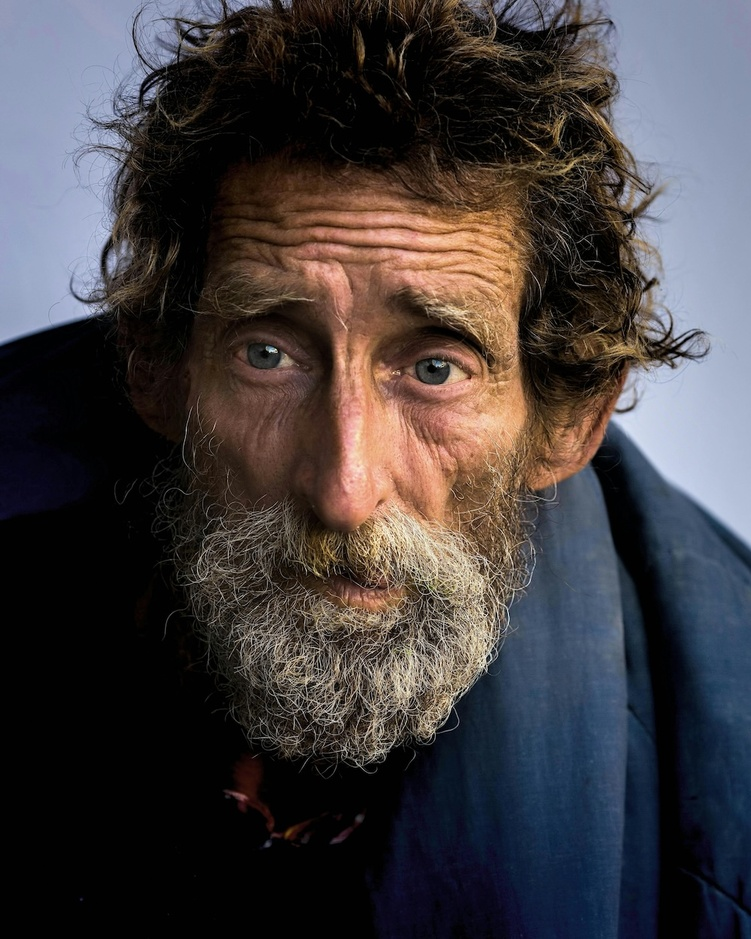
#> input picture Image Compression/Images/sample_face.jpg, 751 x 939 px, shrunk from 1000 x 1250 before the run
$ python fft_image_compression.py
#> lines starting #> are read from the running program, lines starting #| are printed output that depends on the picture; after the words box and inside, x2 and y2 are one past the last pixel; in counts of white or black regions, pixels touching at a corner belong together
import cv2
import numpy as np
import matplotlib.pyplot as plt

# Import image and convert to a gray scale image
color_img = cv2.imread("Images/sample_face.jpg")
#> color_img is the input picture: shape (939, 751, 3); mean B, G, R 63.3, 61.2, 65.7
gray_img = cv2.cvtColor(color_img, cv2.COLOR_BGR2GRAY)
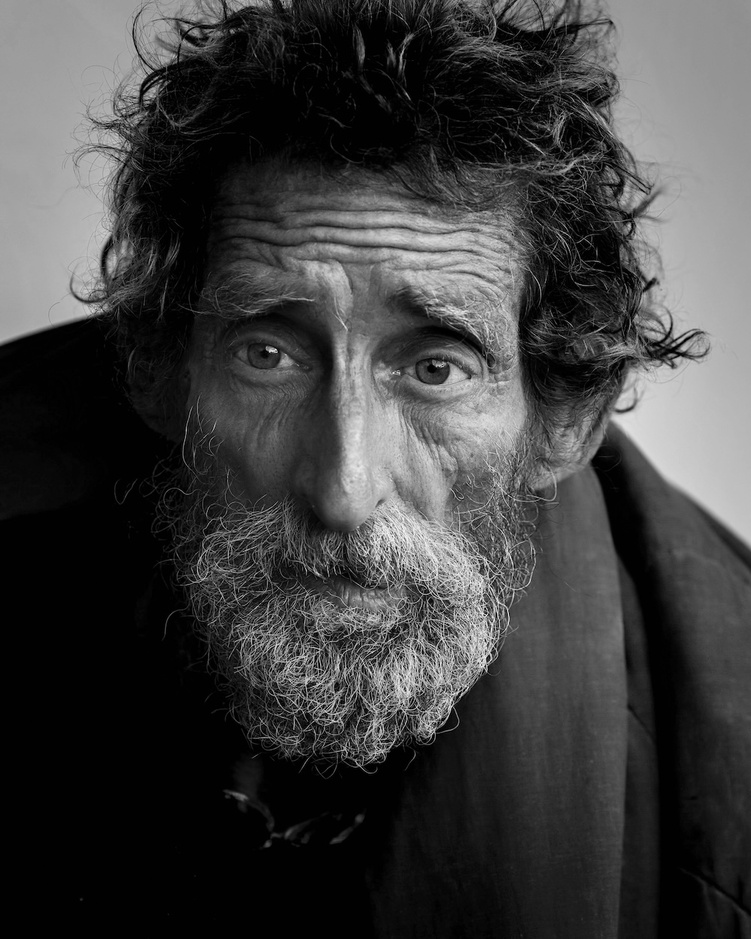
#> gray_img: shape (939, 751); min 0, max 250, mean 62.8

# Perform 2D FFT and get a flattened magnitude version of FFT
F = np.fft.fft2(gray_img)
F_mag = np.abs(F)
F_flatten = F_mag.flatten()

# Fractions of highest Fourier coefficients we want to keep
fractions = [0.005, 0.05, 0.25]

# Set up plot
fig, axes = plt.subplots(2, 2, figsize=(9, 9))
fig.suptitle("FFT compressed image for different fractions of coefficients kept compared with original image")

for ax, fraction in zip(axes.flat, fractions):
    # Determine threshold
    k = int(fraction * len(F_flatten))
    threshold = np.partition(F_flatten, -k)[-k]

    # Use mask to only keep values higher than threshold and inverse FFT back to recover image
    mask = F_mag >= threshold
    compressed_F = F * mask

    # Reconstruct image and plot
    compressed_img = np.fft.ifft2(compressed_F).real
    ax.imshow(compressed_img, cmap="gray")
    ax.set_title(f"{fraction*100}% of coefficients kept")
    ax.axis(False)
#> this loop made 3 passes
#> (k, threshold) on passes 1 to 3: (3525, 97536.8), (35259, 28555.7), (176297, 13427.9)
#> pass 1, `mask = F_mag >= threshold`:
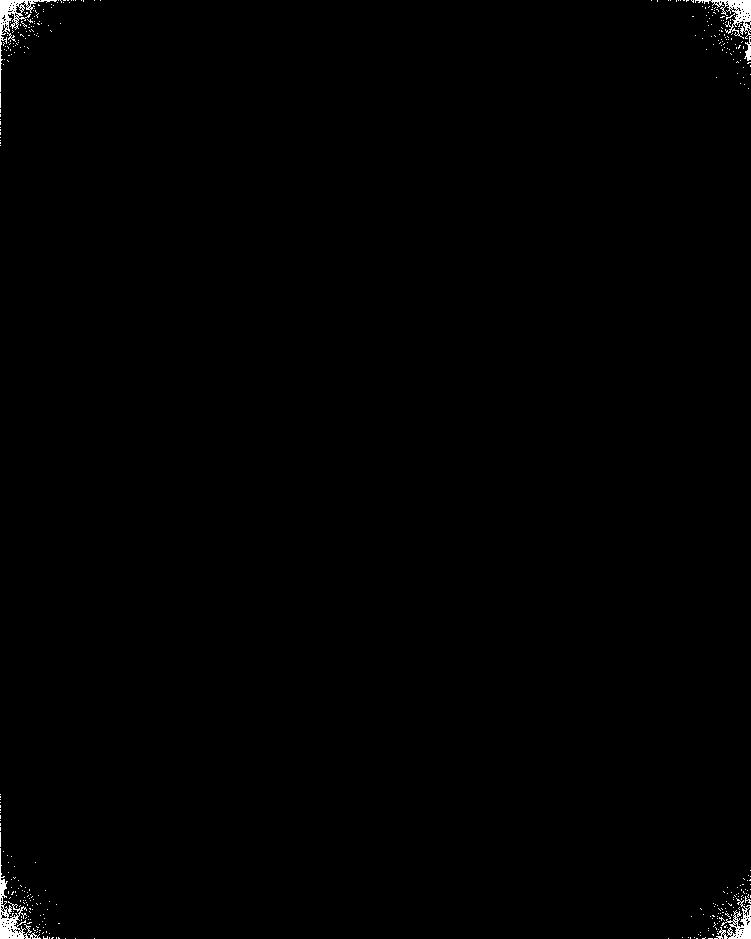
#> mask: shape (939, 751) bool; 0.5% white; 365 white regions (360 under 20 px), largest, box (x1, y1, x2, y2) and area: (0, 848, 41, 939) 802, (0, 0, 57, 92) 728, (695, 0, 751, 39) 688, (714, 898, 751, 939) 541, (744, 36, 751, 61) 87
#> pass 1, `compressed_img = np.fft.ifft2(compressed_F).real`:
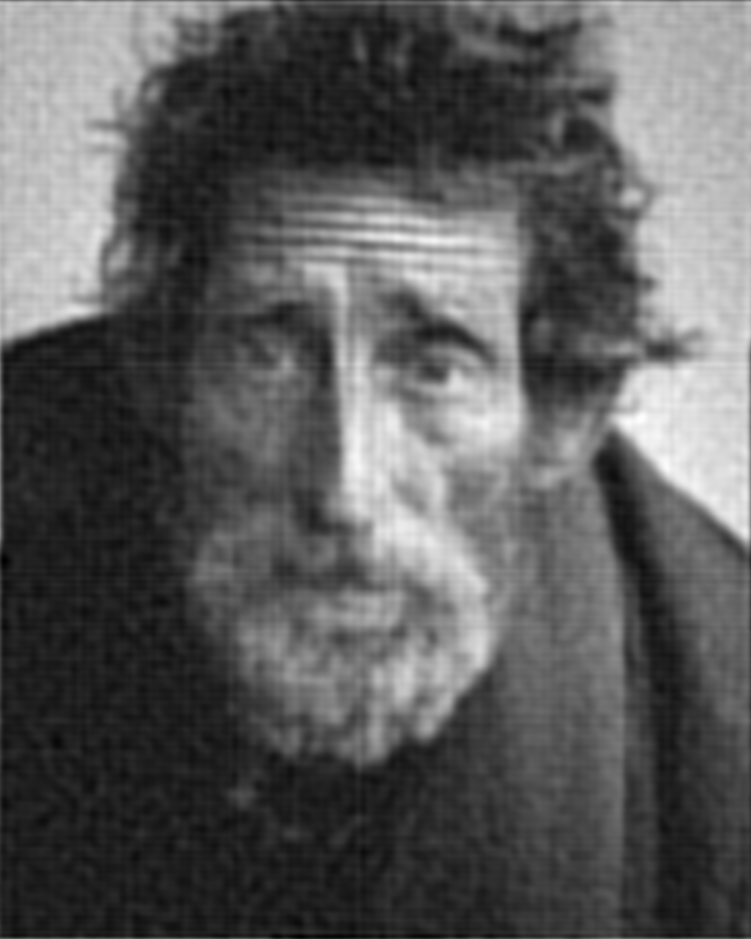
#> compressed_img: shape (939, 751) float64; min -29.64, max 228.8, mean 62.8; drawn with min black and max white
#> pass 2, `mask = F_mag >= threshold`:
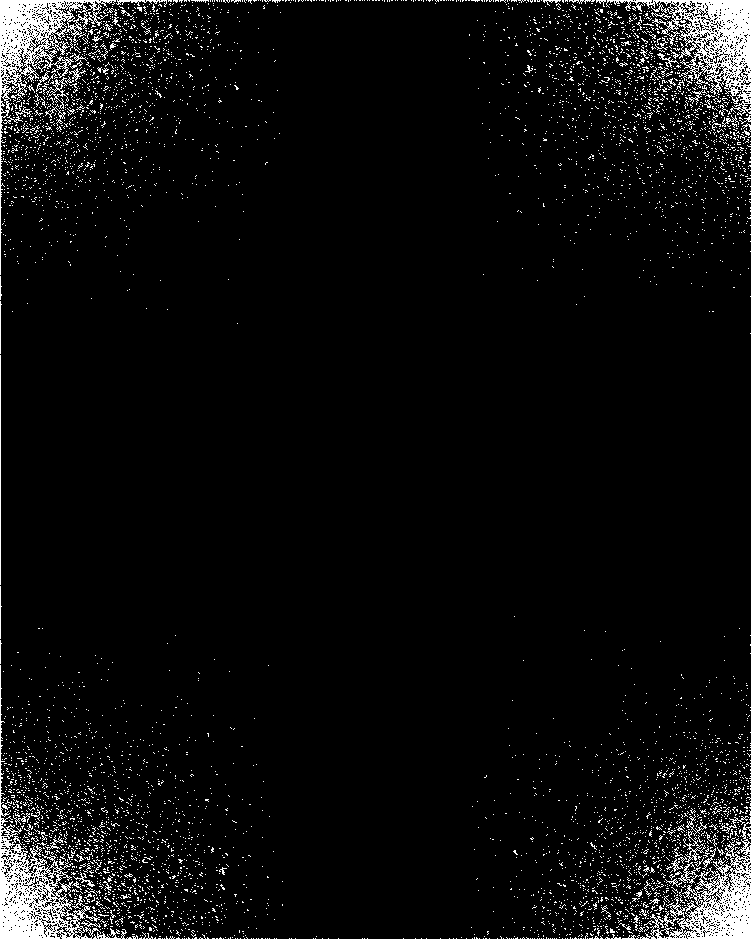
#> mask: shape (939, 751) bool; 5% white in thin lines or dots
#> pass 2, `compressed_img = np.fft.ifft2(compressed_F).real`:
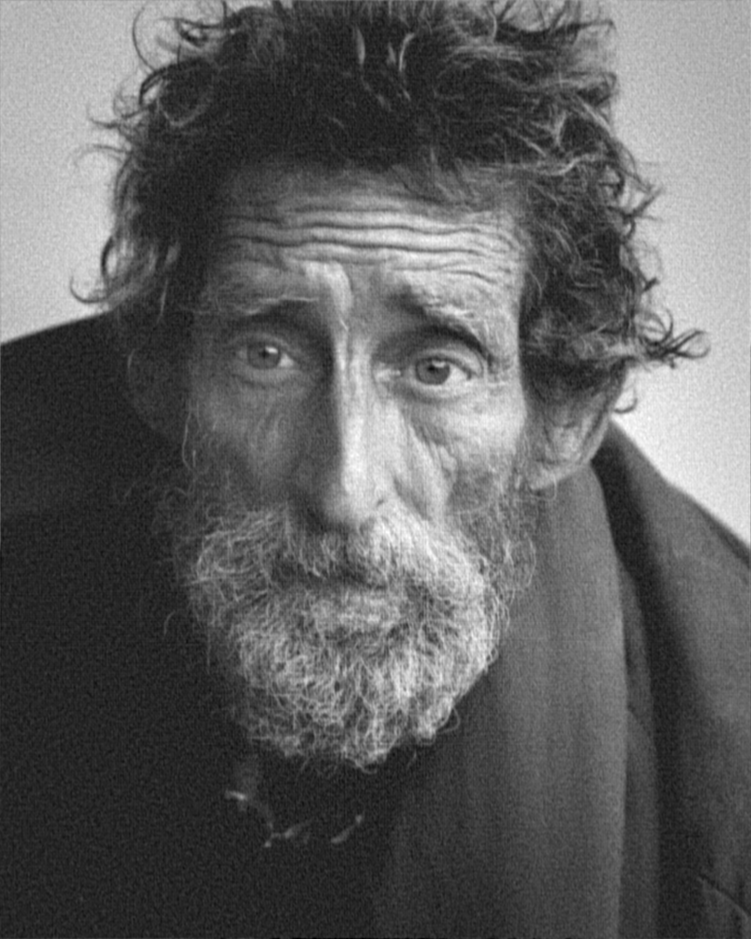
#> compressed_img: shape (939, 751) float64; min -39.16, max 232.2, mean 62.8; drawn with min black and max white

# Plot original image
axes.flat[-1].imshow(gray_img, cmap="gray")
axes.flat[-1].set_title("Original Image")
axes.flat[-1].axis(False)

plt.tight_layout()
plt.show()
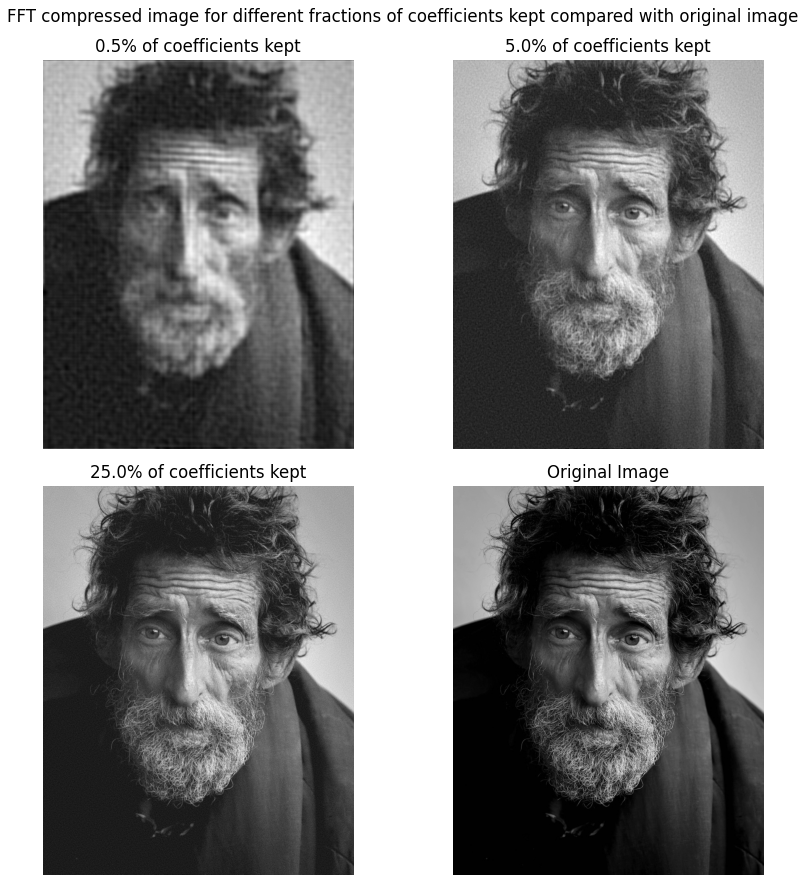
#> figure drawn by matplotlib, 4 panels

$ run again, with Image Compression/Images/fft_compression.png saved as Image Compression/Images/sample_face.jpg
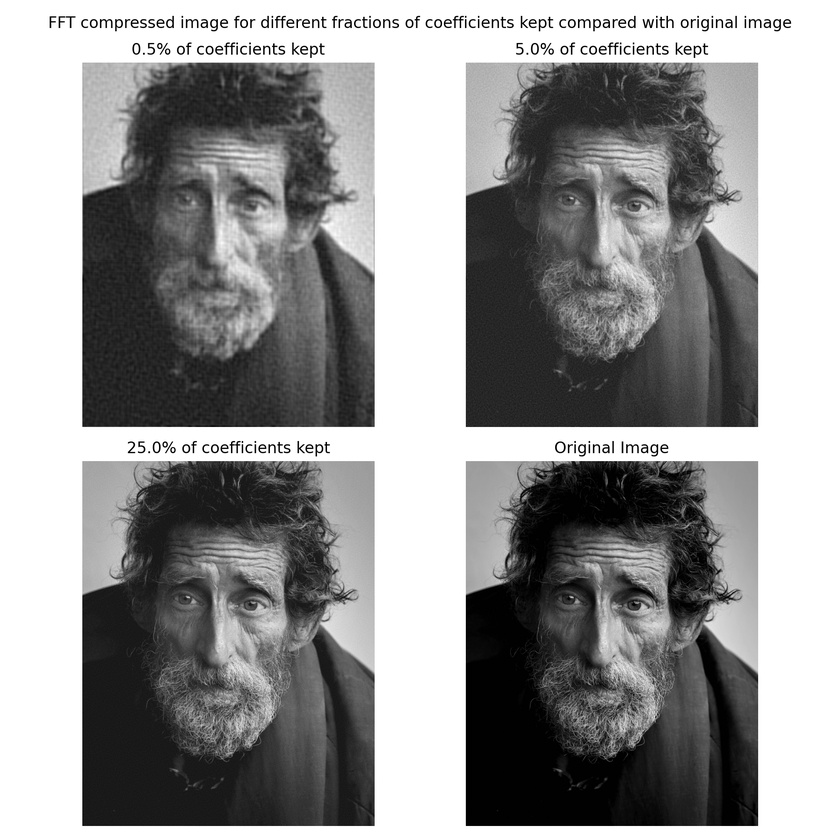
#> input picture Image Compression/Images/fft_compression.png, 840 x 840 px, shrunk from 1796 x 1798 before the run
#> color_img is the input picture: shape (840, 840, 3); min 0, max 255, mean 149.5
#> the loop `for ax, fraction in zip(axes.flat, fractions):` made 3 passes
#> (k, threshold) on passes 1 to 3: (3528, 125937.3), (35280, 32534), (176400, 12228.3)
#> pass 1, `mask = F_mag >= threshold`:
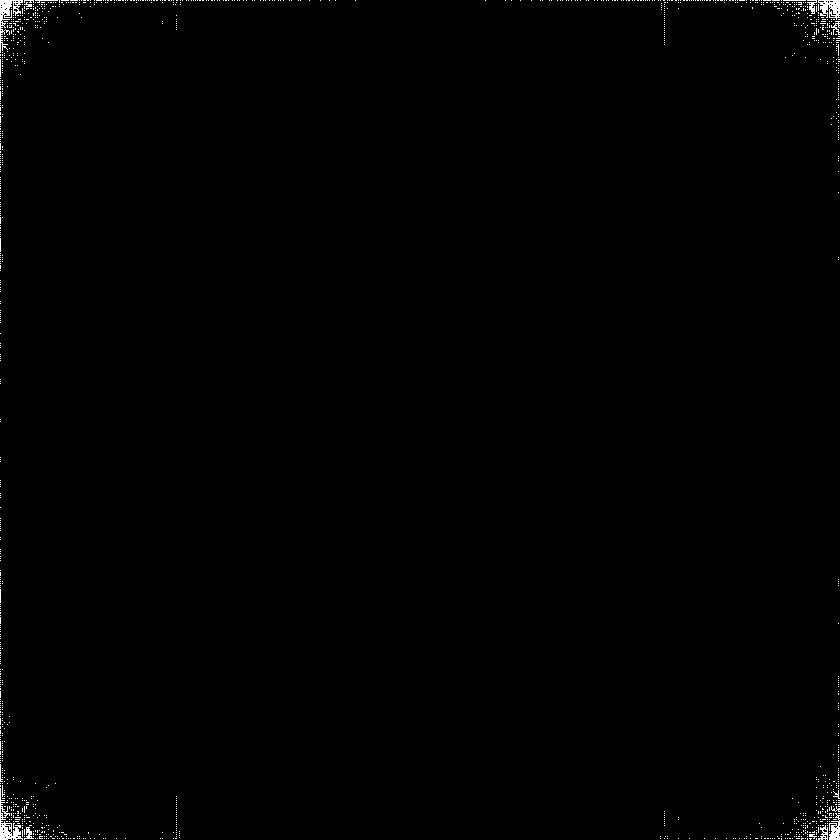
#> mask: shape (840, 840) bool; 0.5% white in thin lines or dots
#> `plt.show()`:
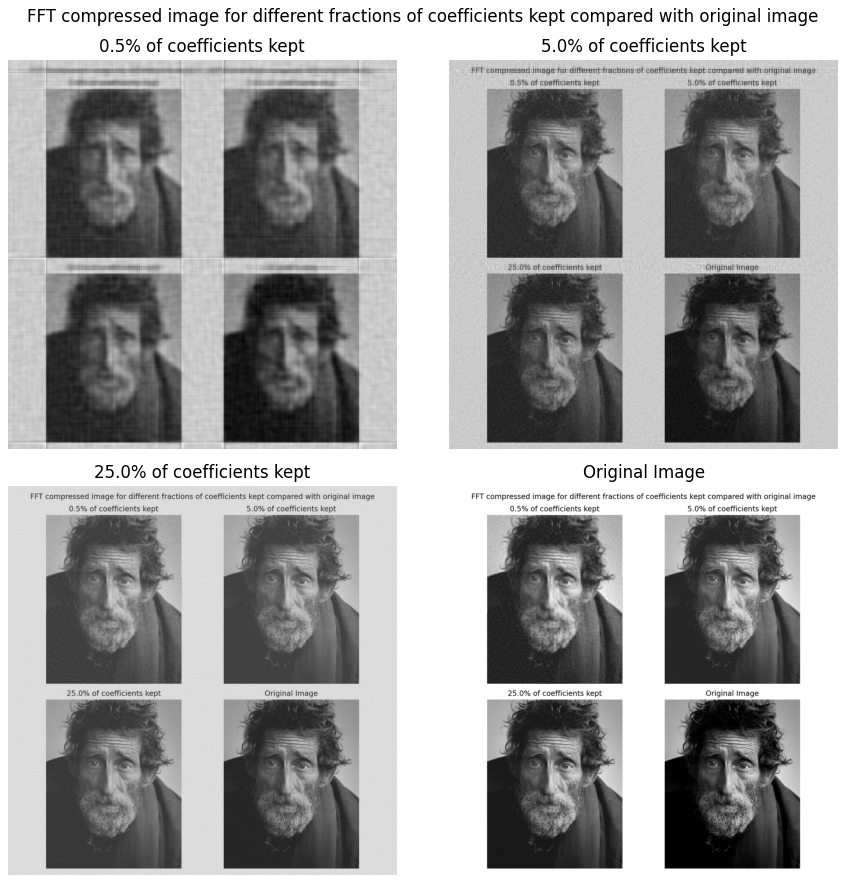
#> figure drawn by matplotlib, 4 panels

$ run again, with Image Compression/Images/svd_compression.png saved as Image Compression/Images/sample_face.jpg
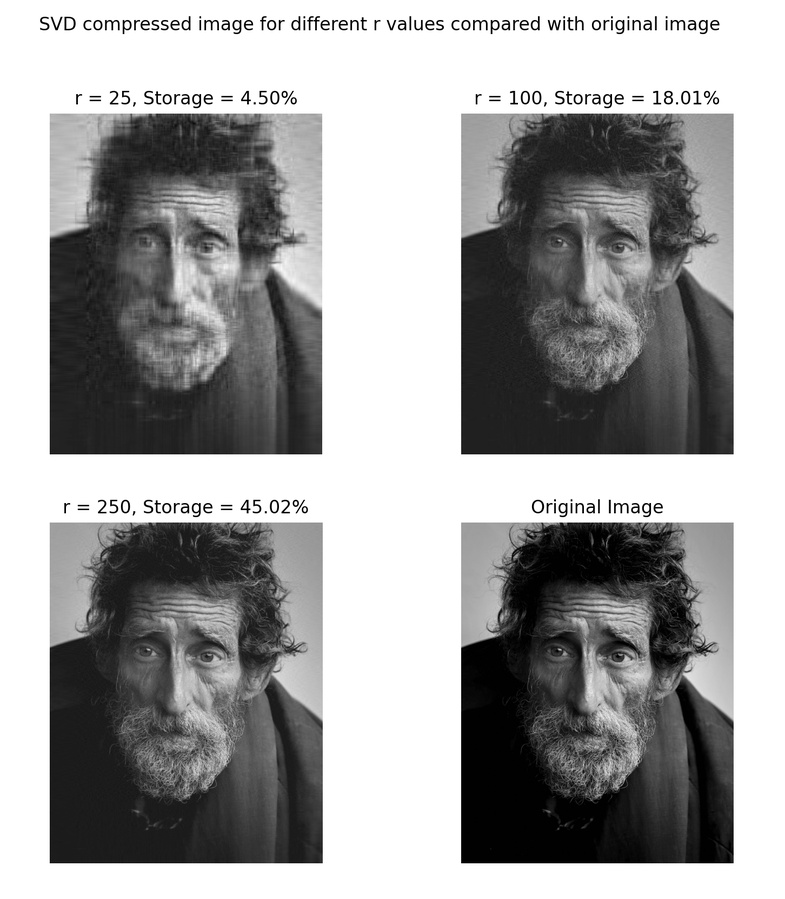
#> input picture Image Compression/Images/svd_compression.png, 785 x 899 px, shrunk from 1452 x 1662 before the run
#> color_img is the input picture: shape (899, 785, 3); min 0, max 255, mean 160.7
#> the loop `for ax, fraction in zip(axes.flat, fractions):` made 3 passes
#> (k, threshold) on passes 1 to 3: (3528, 126405.3), (35285, 34866.5), (176428, 12343.9)
#> pass 1, `mask = F_mag >= threshold`:
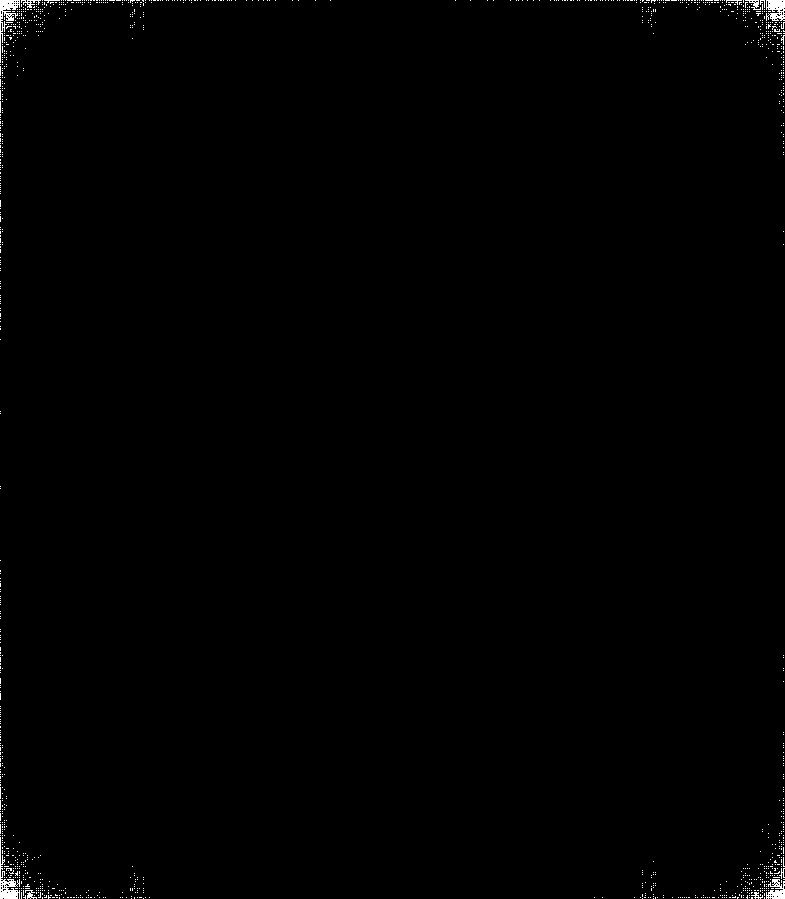
#> mask: shape (899, 785) bool; 0.5% white in thin lines or dots
#> `plt.show()`:
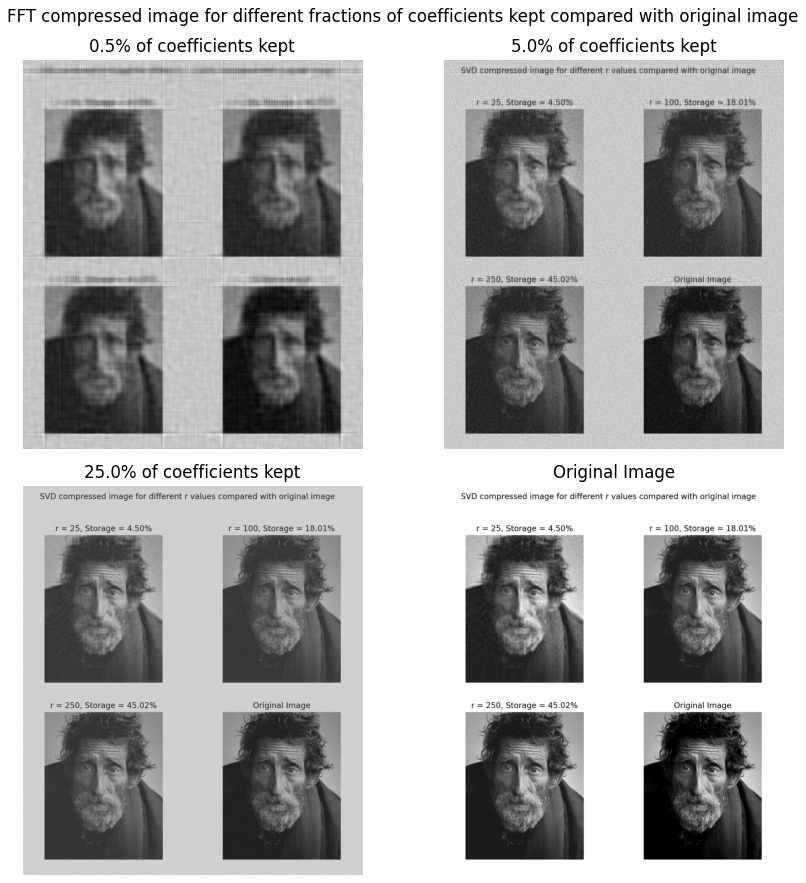
#> figure drawn by matplotlib, 4 panels
